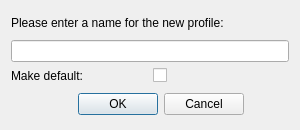
<?xml version="1.0" encoding="UTF-8"?>
<ui version="4.0">
 <class>addProfileDialog</class>
 <widget class="QDialog" name="addProfileDialog">
  <property name="geometry">
   <rect>
    <x>0</x>
    <y>0</y>
    <width>300</width>
    <height>130</height>
   </rect>
  </property>
  <property name="minimumSize">
   <size>
    <width>300</width>
    <height>130</height>
   </size>
  </property>
  <property name="maximumSize">
   <size>
    <width>320</width>
    <height>130</height>
   </size>
  </property>
  <property name="sizeIncrement">
   <size>
    <width>200</width>
    <height>200</height>
   </size>
  </property>
  <property name="windowTitle">
   <string>Add profile</string>
  </property>
  <layout class="QGridLayout" name="gridLayout">
   <item row="0" column="0">
    <layout class="QVBoxLayout" name="verticalLayout">
     <item>
      <widget class="QLabel" name="label">
       <property name="text">
        <string>Please enter a name for the new profile:</string>
       </property>
      </widget>
     </item>
     <item>
      <widget class="QLineEdit" name="lineEdit"/>
     </item>
     <item>
      <layout class="QHBoxLayout" name="horizontalLayout">
       <property name="leftMargin">
        <number>0</number>
       </property>
       <property name="topMargin">
        <number>0</number>
       </property>
       <property name="rightMargin">
        <number>0</number>
       </property>
       <property name="bottomMargin">
        <number>0</number>
       </property>
       <item>
        <widget class="QLabel" name="makeDefaultLabel">
         <property name="text">
          <string>Make default:</string>
         </property>
        </widget>
       </item>
       <item>
        <widget class="QCheckBox" name="MakeDefaultCheckBox">
         <property name="text">
          <string/>
         </property>
        </widget>
       </item>
      </layout>
     </item>
     <item>
      <widget class="QDialogButtonBox" name="buttonBox">
       <property name="minimumSize">
        <size>
         <width>300</width>
         <height>30</height>
        </size>
       </property>
       <property name="maximumSize">
        <size>
         <width>300</width>
         <height>30</height>
        </size>
       </property>
       <property name="orientation">
        <enum>Qt::Horizontal</enum>
       </property>
       <property name="standardButtons">
        <set>QDialogButtonBox::Cancel|QDialogButtonBox::Ok</set>
       </property>
       <property name="centerButtons">
        <bool>true</bool>
       </property>
      </widget>
     </item>
    </layout>
   </item>
  </layout>
 </widget>
 <resources/>
 <connections>
  <connection>
   <sender>buttonBox</sender>
   <signal>accepted()</signal>
   <receiver>addProfileDialog</receiver>
   <slot>accept()</slot>
   <hints>
    <hint type="sourcelabel">
     <x>248</x>
     <y>254</y>
    </hint>
    <hint type="destinationlabel">
     <x>157</x>
     <y>274</y>
    </hint>
   </hints>
  </connection>
  <connection>
   <sender>buttonBox</sender>
   <signal>rejected()</signal>
   <receiver>addProfileDialog</receiver>
   <slot>reject()</slot>
   <hints>
    <hint type="sourcelabel">
     <x>316</x>
     <y>260</y>
    </hint>
    <hint type="destinationlabel">
     <x>286</x>
     <y>274</y>
    </hint>
   </hints>
  </connection>
 </connections>
</ui>
